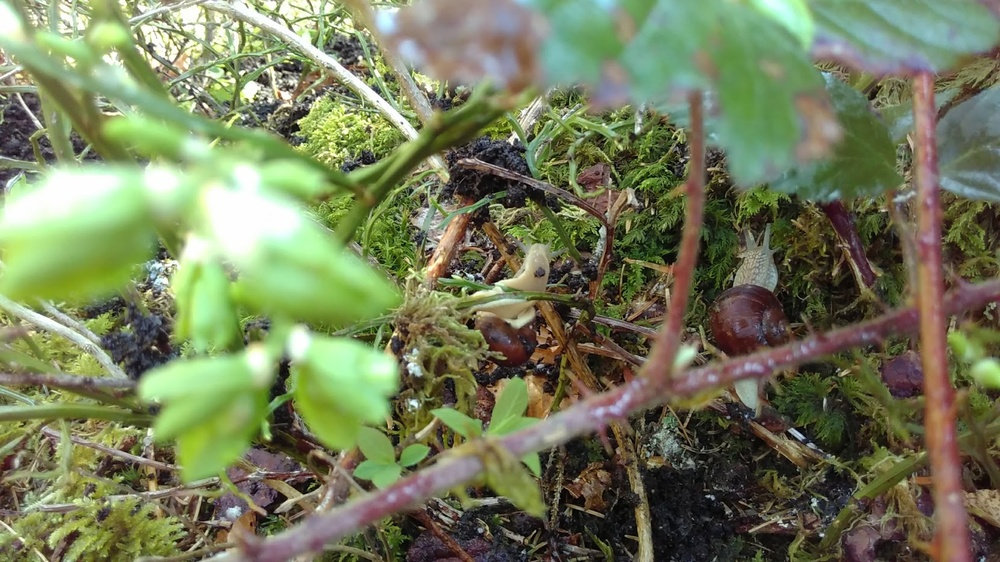
#> input picture Exercise_2/data/IMG_20180421_120341.jpg, 1000 x 562 px, shrunk from 1661 x 933 before the run
$ python -i CannyEdgeDetector.py   (imports and definitions only)
#> lines starting #> are read from the running program, lines starting #| are printed output that depends on the picture
import numpy as np
import matplotlib.pyplot as plt
from scipy.ndimage import convolve


#
# NO MORE MODULES ALLOWED
#


def gaussFilter(img_in, ksize, sigma):
    """
    filter the image with a gauss kernel
    :param img_in: 2D greyscale image (np.ndarray)
    :param ksize: kernel size (int)
    :param sigma: sigma (float)
    :return: (kernel, filtered) kernel and gaussian filtered image (both np.ndarray)
    """
    # Create Gaussian kernel
    kernel = np.zeros((ksize, ksize), dtype=np.float64)

    center = ksize // 2

    for i in range(ksize):
        for j in range(ksize):
            x = i - center
            y = j - center
            kernel[y, x] = (1.0 / (2.0 * np.pi * sigma ** 2)) * np.exp(-(x ** 2 + y ** 2) / (2.0 * sigma ** 2))
    kernel /= np.sum(kernel)
    # Filter image
    filtered = convolve(img_in, kernel)
    return kernel, filtered


def sobel(img_in):
    """
    applies the sobel filters to the input image
    Watch out! scipy.ndimage.convolve flips the kernel...

    :param img_in: input image (np.ndarray)
    :return: gx, gy - sobel filtered images in x- and y-direction (np.ndarray, np.ndarray)
    """
    sobel_x = np.array([[-1, 0, 1], [-2, 0, 2], [-1, 0, 1]], dtype=np.float64)
    sobel_y = np.array([[-1,-2,-1], [0, 0, 0], [1, 2, 1]], dtype=np.float64)
    gx = convolve(img_in, sobel_x)
    gy = convolve(img_in, sobel_y)
    return gx, gy


def gradientAndDirection(gx, gy):
    """
    calculates the gradient magnitude and direction images
    :param gx: sobel filtered image in x direction (np.ndarray)
    :param gy: sobel filtered image in x direction (np.ndarray)
    :return: g, theta (np.ndarray, np.ndarray)
    """
    g = np.sqrt(gx ** 2 + gy ** 2)
    theta = np.arctan2(gy, gx)
    return g, theta


def convertAngle(angle):
    """
    compute nearest matching angle
    :param angle: in radians
    :return: nearest match of {0, 45, 90, 135}
    """
    # convert to [0,180)
    angle = angle % 180
    if (0 <= angle < 22.5) or (157.5 <= angle < 180):
        return 0
    elif 22.5 <= angle < 67.5:
        return 45
    elif 67.5 <= angle < 112.5:
        return 90
    else:
        return 135


def maxSuppress(g, theta):
    """
    calculate maximum suppression
    :param g:  (np.ndarray)
    :param theta: 2d image (np.ndarray)
    :return: max_sup (np.ndarray)
    """
    h, w = g.shape
    result = np.zeros_like(g)
    for y in range(1, h - 1):
        for x in range(1, w - 1):
            angle = np.degrees(theta[y, x])
            angle = angle % 180
            angle = convertAngle(angle)
            current = g[y, x]
            if angle == 0:
                n1 = g[y, x - 1]
                n2 = g[y, x + 1]
            elif angle == 45:
                n1 = g[y - 1, x + 1]
                n2 = g[y + 1, x - 1]
            elif angle == 90:
                n1 = g[y - 1, x]
                n2 = g[y + 1, x]
            else:  # 135
                n1 = g[y - 1, x - 1]
                n2 = g[y + 1, x + 1]
            if current >= n1 and current >= n2:
                result[y, x] = current
    return result


def hysteris(max_sup, t_low, t_high):
    """
    calculate hysteris thresholding.
    Attention! This is a simplified version of the lectures hysteresis.
    Please refer to the definition in the instruction

    :param max_sup: 2d image (np.ndarray)
    :param t_low: (int)
    :param t_high: (int)
    :return: hysteris thresholded image (np.ndarray)
    """
    h, w = max_sup.shape
    threshimg = np.zeros((h, w), dtype=np.uint8)

    # Classification
    threshimg[max_sup <= t_low] = 0
    weak = (max_sup > t_low) & (max_sup <= t_high)
    threshimg[weak] = 1
    strong = max_sup > t_high
    threshimg[strong] = 2
    result = np.zeros((h, w), dtype=np.uint8)

    for y in range(1, h - 1):
        for x in range(1, w - 1):
            if threshimg[y, x] == 2:
                result[y, x] = 255
                for dy in [-1, 0, 1]:
                    for dx in [-1, 0, 1]:
                        ny = y + dy
                        nx = x + dx
                        if threshimg[ny, nx] >= 1:
                            result[ny, nx] = 255
    return result


def canny(img):
    # gaussian
    kernel, gauss = gaussFilter(img, 5, 2)

    # sobel
    gx, gy = sobel(gauss)

    # plotting
    plt.subplot(1, 2, 1)
    plt.imshow(gx, 'gray')
    plt.title('gx')
    plt.colorbar()
    plt.subplot(1, 2, 2)
    plt.imshow(gy, 'gray')
    plt.title('gy')
    plt.colorbar()
    plt.show()

    # gradient directions
    g, theta = gradientAndDirection(gx, gy)

    # plotting
    plt.subplot(1, 2, 1)
    plt.imshow(g, 'gray')
    plt.title('gradient magnitude')
    plt.colorbar()
    plt.subplot(1, 2, 2)
    plt.imshow(theta)
    plt.title('theta')
    plt.colorbar()
    plt.show()

    # maximum suppression
    maxS_img = maxSuppress(g, theta)

    # plotting
    plt.imshow(maxS_img, 'gray')
    plt.show()

    result = hysteris(maxS_img, 50, 75)

    return result

>>> import cv2
>>> picture = cv2.imread('data/IMG_20180421_120341.jpg', cv2.IMREAD_GRAYSCALE)
#> picture: shape (562, 1000); min 0, max 255, mean 118.7
>>> result = canny(picture)
#> in gaussFilter, `filtered = convolve(img_in, kernel)`:
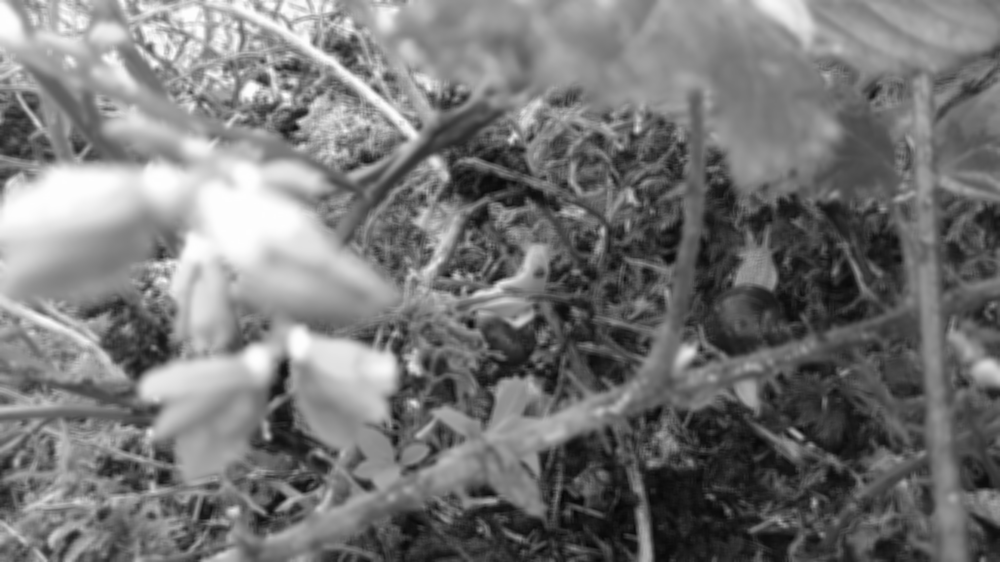
#> filtered: shape (562, 1000); min 7, max 254, mean 118.1
#> in canny, `kernel, gauss = gaussFilter(img, 5, 2)`: kernel = [[0.0632, 0.0558, 0.0383, 0.0383, 0.0558], [0.0558, 0.0492, 0.0338, 0.0338, 0.0492], [0.0383, 0.0338, 0.0232, 0.0232, 0.0338], [0.0383, 0.0338, 0.0232, 0.0232, 0.0338], [0.0558, 0.0492, 0.0338, 0.0338, 0.0492]]
#> in sobel, `gx = convolve(img_in, sobel_x)`:
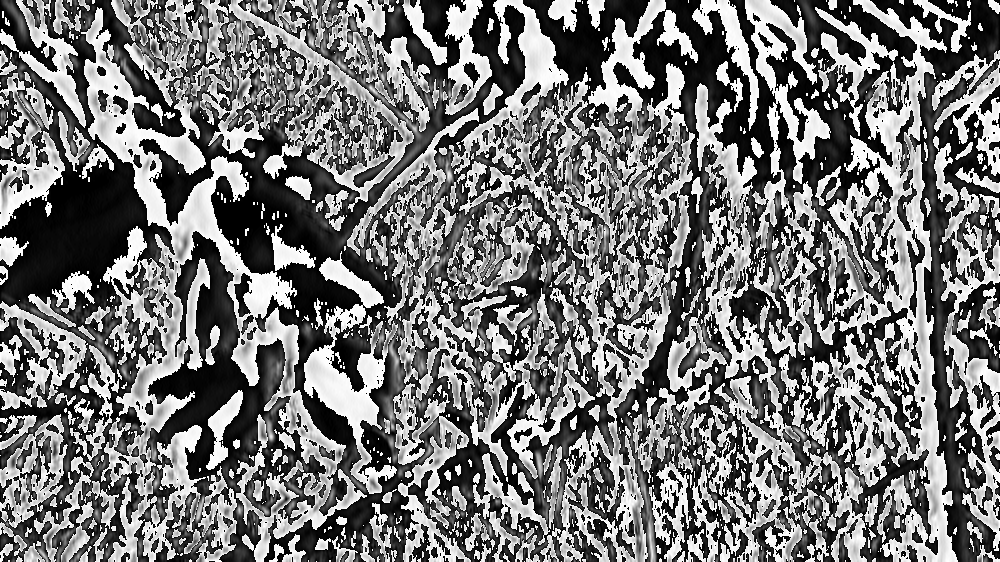
#> gx: shape (562, 1000); min 0, max 255, mean 117.8
#> in sobel, `gy = convolve(img_in, sobel_y)`:
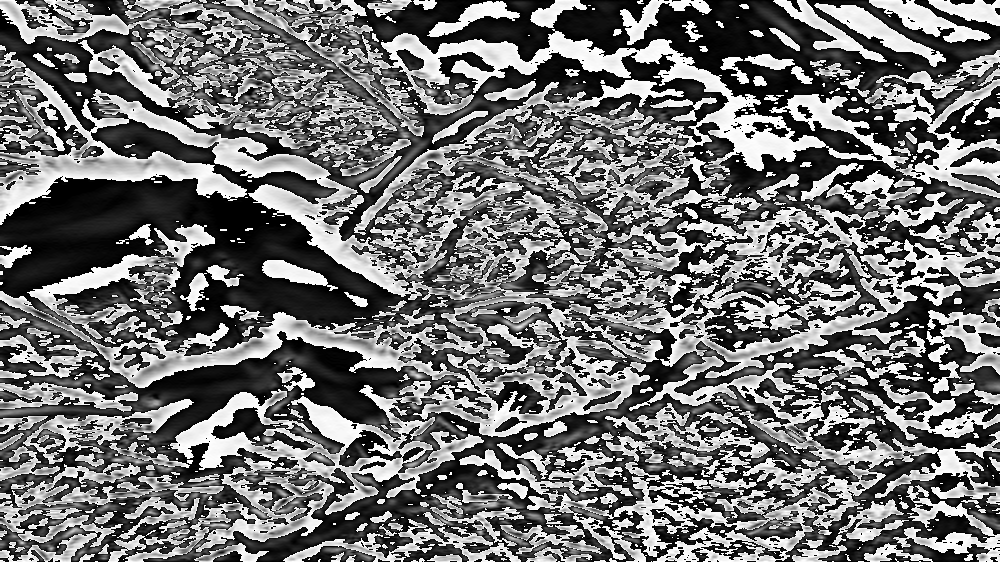
#> gy: shape (562, 1000); min 0, max 255, mean 113.4
#> in gradientAndDirection, `g = np.sqrt(gx ** 2 + gy ** 2)`:
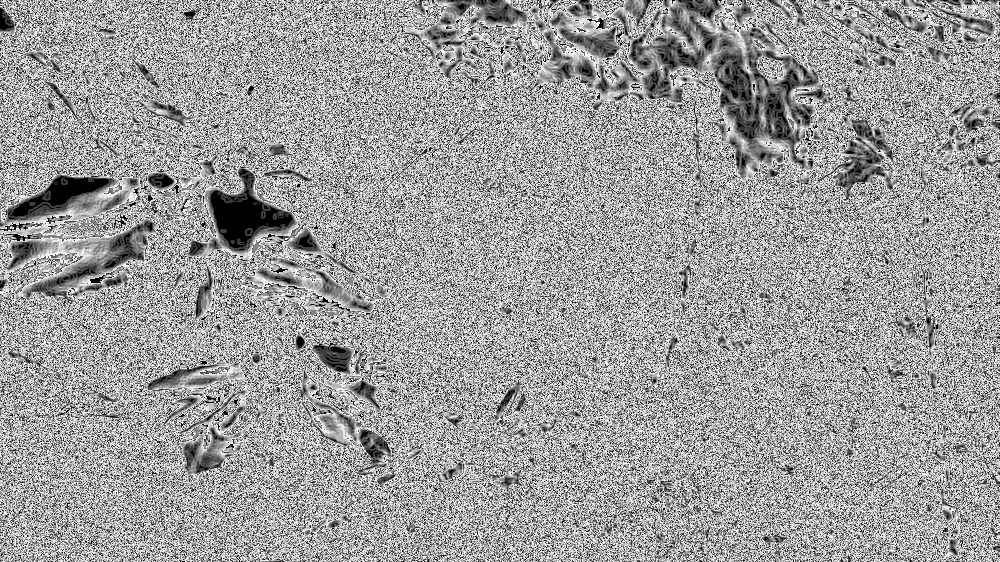
#> g: shape (562, 1000) float16; min 0, max 15.81, mean 9.78; drawn with min black and max white
#> in gradientAndDirection, `theta = np.arctan2(gy, gx)`:
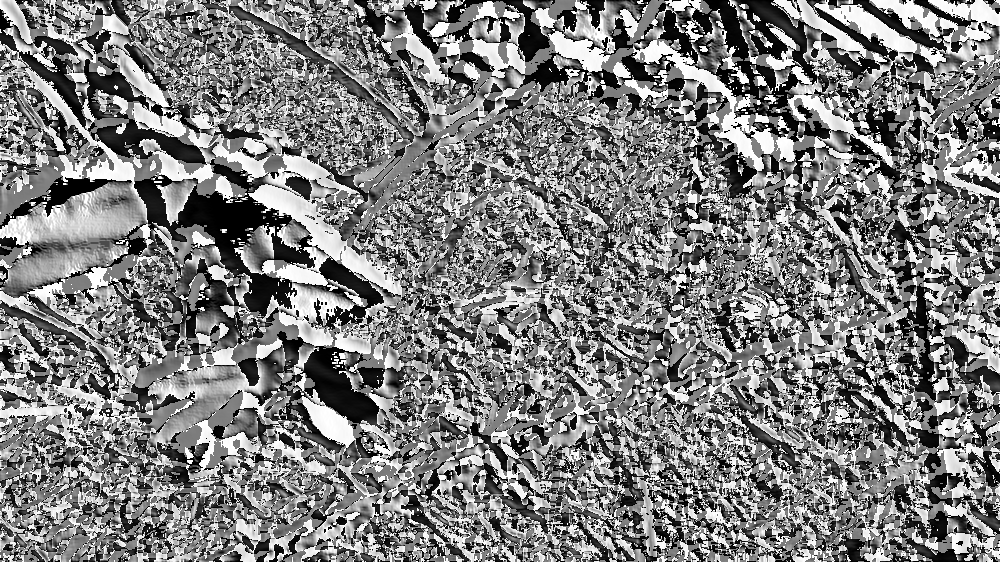
#> theta: shape (562, 1000) float16; min 0, max 1.57, mean 0.78; drawn with min black and max white
#> in canny, `plt.show()`:
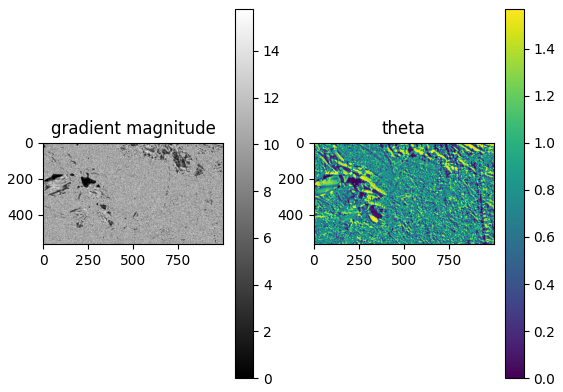
#> figure drawn by matplotlib, 4 panels
#> after the loop in maxSuppress, `for y in range(1, h - 1):`:
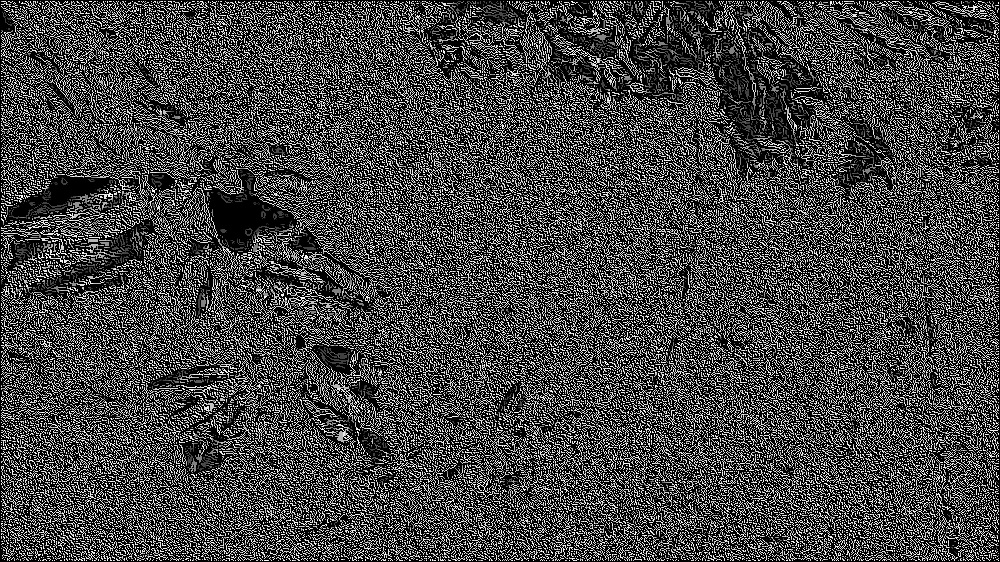
#> result: shape (562, 1000) float16; min 0, max 15.81, mean 4.3; drawn with min black and max white
#> in hysteris, `weak = (max_sup > t_low) & (max_sup <= t_high)`: weak: shape (562, 1000) bool; every value is 0

$ run again, on Exercise_2/data/IMG_20180421_120349.jpg
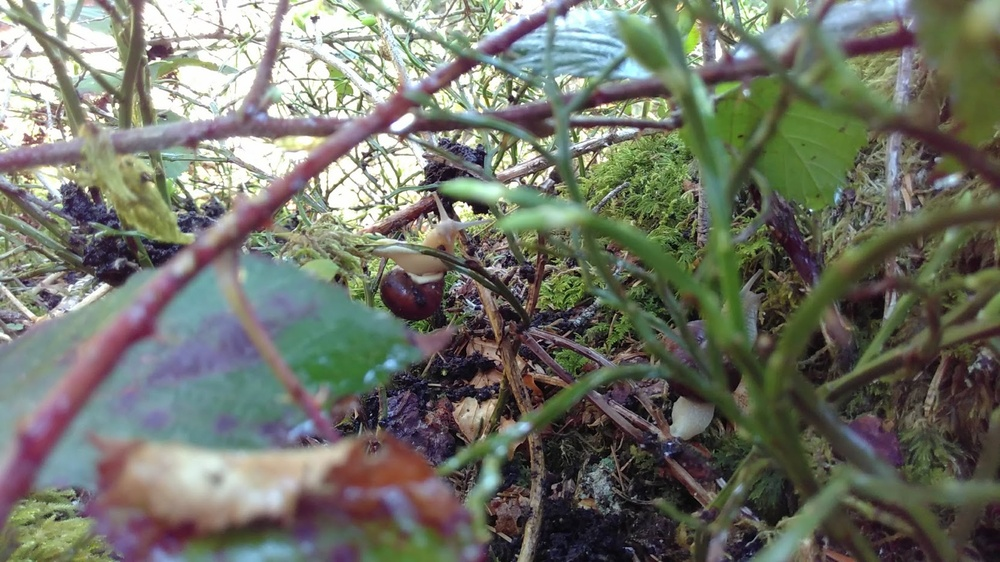
#> input picture Exercise_2/data/IMG_20180421_120349.jpg, 1000 x 562 px, shrunk from 1661 x 933 before the run
#> in gaussFilter, `filtered = convolve(img_in, kernel)`:
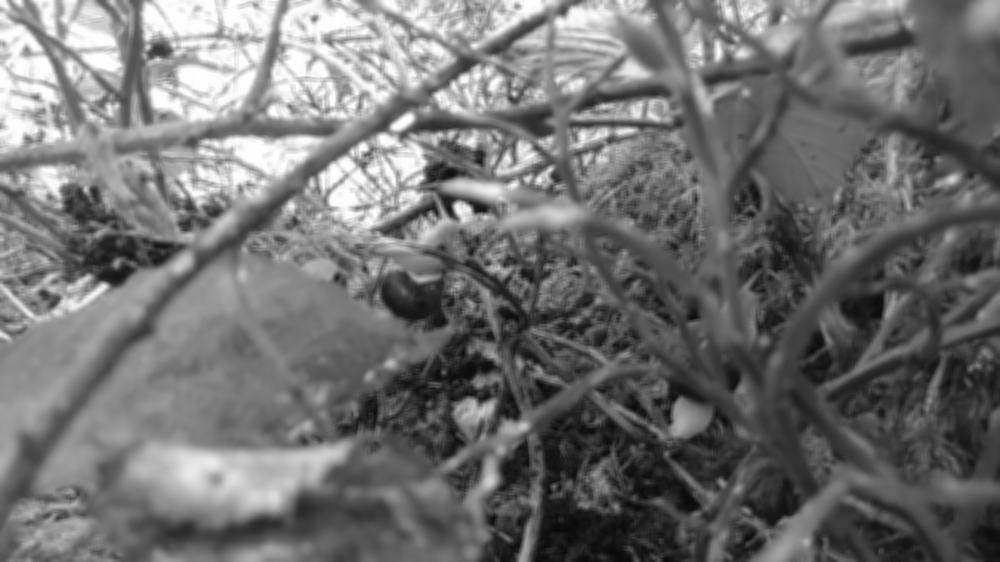
#> filtered: shape (562, 1000); min 9, max 254, mean 113.5
#> kernel = [[0.0632, 0.0558, 0.0383, 0.0383, 0.0558], [0.0558, 0.0492, 0.0338, 0.0338, 0.0492], [0.0383, 0.0338, 0.0232, 0.0232, 0.0338], [0.0383, 0.0338, 0.0232, 0.0232, 0.0338], [0.0558, 0.0492, 0.0338, 0.0338, 0.0492]]
#> after the loop in maxSuppress, `for y in range(1, h - 1):`:
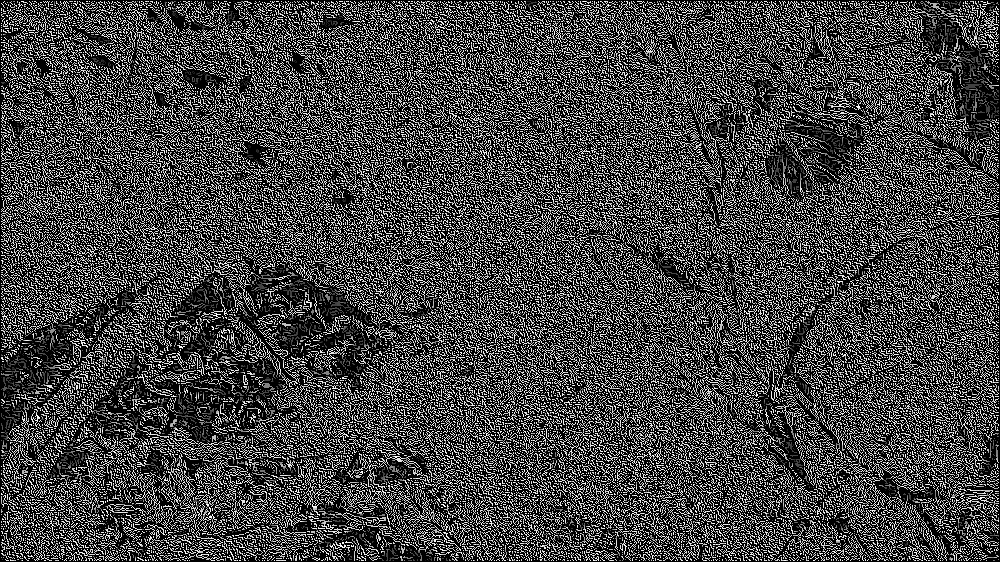
#> result: shape (562, 1000) float16; min 0, max 15.81, mean 4.24; drawn with min black and max white
#> weak: shape (562, 1000) bool; every value is 0

$ run again, on Exercise_2/data/input1.jpg
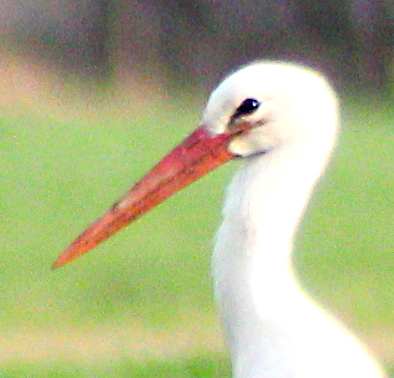
#> input picture Exercise_2/data/input1.jpg, 394 x 378 px
#> `picture = cv2.imread('data/IMG_20180421_120341.jpg', cv2.IMREAD_GRAYSC..`:
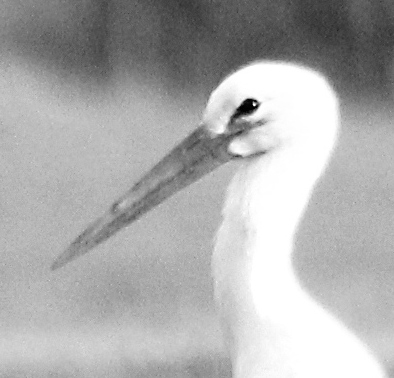
#> picture: shape (378, 394); min 0, max 255, mean 173.3
#> kernel = [[0.0632, 0.0558, 0.0383, 0.0383, 0.0558], [0.0558, 0.0492, 0.0338, 0.0338, 0.0492], [0.0383, 0.0338, 0.0232, 0.0232, 0.0338], [0.0383, 0.0338, 0.0232, 0.0232, 0.0338], [0.0558, 0.0492, 0.0338, 0.0338, 0.0492]]
#> after the loop in maxSuppress, `for y in range(1, h - 1):`:
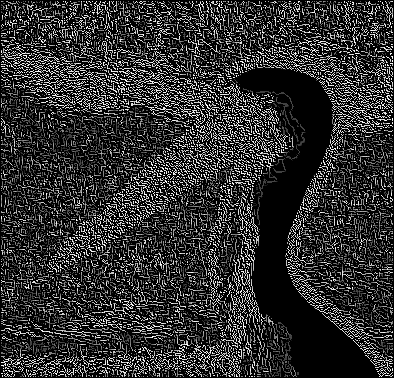
#> result: shape (378, 394) float16; min 0, max 15.81, mean 3.01; drawn with min black and max white
#> weak: shape (378, 394) bool; every value is 0
